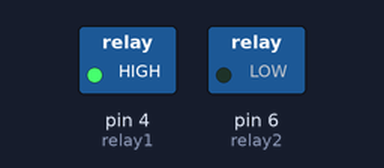
This sketch was run on a simulated Arduino Uno, built with avr-gcc and run on an emulated ATmega328P. Parts: switched loads named in the sketch (green lamp = pin HIGH). Dashed ring = blinking.

Above: at 0.5 s.
Timing chart, 0 to 4.6 s (numbered marks = the images above):
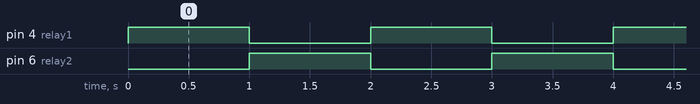

Measured:
- by itself, pin 4 (relay1), pin 6 (relay2): alternates HIGH for 1.0 s and LOW for 1.0 s

The sketch:

sketch_jan28a.ino
```cpp
#define relay1 4
#define relay2 6//Motor1  L293 Pin in1
void setup(){
  Serial.begin(9600);
pinMode(relay1,OUTPUT);
pinMode(relay2,OUTPUT);
}
void loop(){
  digitalWrite(relay1, HIGH);// turn relay 1 OFF
  digitalWrite(relay2, LOW);
  delay(1000);
  digitalWrite(relay2, HIGH);
  digitalWrite(relay1, LOW);
  delay(1000);
}
```
